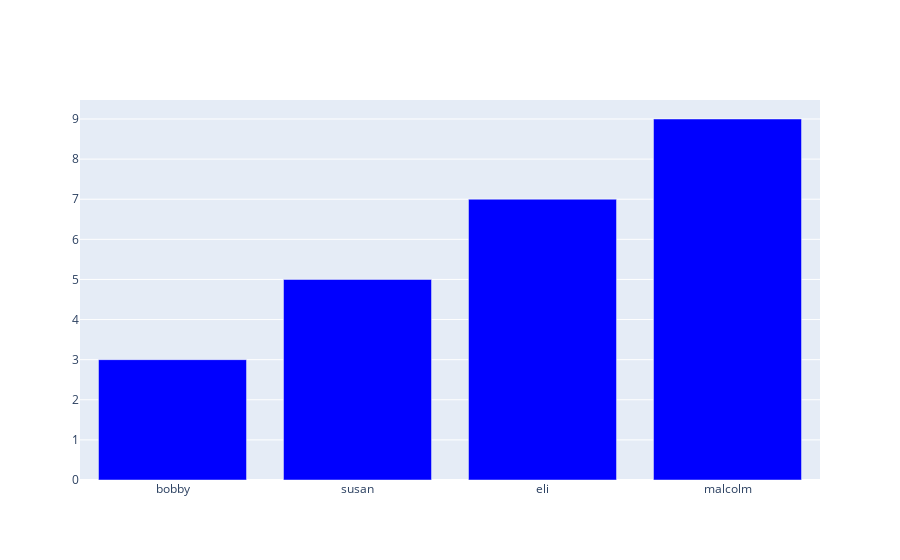

Notebook code for this chart:
### Markdown cell above
So far, we have only worked with either scatter charts or line charts.  The two charts are really quite similar -- connecting lines versus no connecting lines  -- and plotly treats them as such.  However, there are other ways of viewing the world beyond dots and lines.  Now let's see how.

For example, we can make a bar chart, simply by specifying the in our dictionary that the `type` is `bar` for a `bar` trace.

### Code cell
bar_trace = {'type': 'bar', 'x': ['bobby', 'susan', 'eli', 'malcolm'], 'y': [3, 5, 7, 9], 'marker': {'color': 'blue'}, 'name': 'Our nice bar trace'}

plotly.offline.iplot([
    bar_trace
])

### Figure 1 — Plotly figure (JSON) as saved in the notebook; plotly's stock layout.template omitted (floating-point values rounded to 4 significant figures)
{"data": [{"marker": {"color": "blue"}, "name": "Our nice bar trace", "type": "bar", "x": ["bobby", "susan", "eli", "malcolm"], "y": [3, 5, 7, 9]}], "layout": {}}
